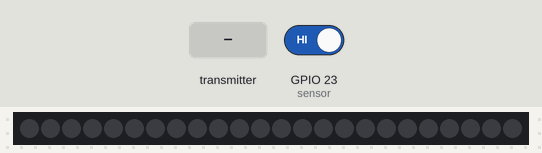
This sketch was run on a simulated ESP32. Parts: 24 RGB LEDs in strip order, left to right. Inputs (shaded band) come from the test bench; at power-on: GPIO 23 (sensor) HIGH. Dim RGB values are drawn brighter than linear; the strip is taken to match the declared colour order.

Above: at 1.2 s.
1.3 s: the transmitter starts sending incomingCommand = 1
At 2.5 s:
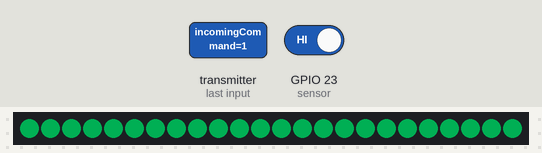
2.8 s: the transmitter starts sending incomingCommand = 0
At 4.0 s:
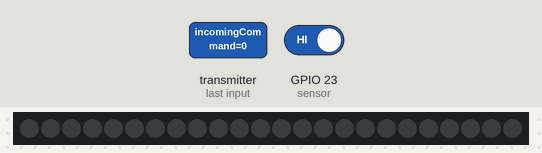
Timing chart, 0 to 5.8 s (numbered marks = the images above; inputs shaded):
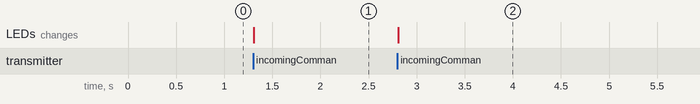

Measured:
- after the input at 1.3 s, the LEDs: change at once (image 1)
- after the input at 2.8 s, the LEDs: change at once (image 2)

The sketch:

Button_Latest_LEDRing.ino
```cpp
#define sensor 23
#define led 22
#define led_count 24

#include <esp_now.h>
#include <WiFi.h>
#include <Adafruit_NeoPixel.h>

Adafruit_NeoPixel pixels(led_count, led, NEO_RGBW + NEO_KHZ800);

uint8_t broadcastAddress[] = {0xA0, 0xB7, 0x65, 0xDC, 0x29, 0x84}; // Mainboard

String success;

typedef struct struct_messsage {
  int id;
  int task;
  int wrong;
  int right;
} struct_message;

struct_message sendingState;

int incomingCommand;
int oldCommand;
bool commandSent;

int sensorState;
int prev_sensorState;

esp_now_peer_info_t peerInfo;

void OnDataSent(const uint8_t *mac_addr, esp_now_send_status_t status) {
  /*Serial.print("\r\nLast Packet Send Status:\t");
  Serial.println(status == ESP_NOW_SEND_SUCCESS ? "Delivery Success" : "Delivery Fail");
  if (status ==0){
    success = "Delivery Success :)";
  }
  else{
    success = "Delivery Fail :(";
  }*/
}

void OnDataRecv(const uint8_t * mac, const uint8_t *incomingData, int len) {
  memcpy(&incomingCommand, incomingData, sizeof(incomingCommand));
  /*Serial.print("Bytes received: ");
  Serial.println(len);*/
}

void setup() {
  Serial.begin(115200);
  WiFi.mode(WIFI_STA);
  pinMode(sensor, INPUT_PULLUP);

  pixels.begin();
  pixels.setBrightness(80);

  if (esp_now_init() != ESP_OK) {
    //Serial.println("Error initializing ESP-NOW");
    return;
  }

  sendingState.id = 1;
  sendingState.task = 0;
  sendingState.wrong = 0;
  sendingState.right = 0;
  incomingCommand = 0;
  oldCommand = 0;

  esp_now_register_send_cb(OnDataSent);

  memcpy(peerInfo.peer_addr, broadcastAddress, 6);
  peerInfo.channel = 0;
  peerInfo.encrypt = false;

  if (esp_now_add_peer(&peerInfo) != ESP_OK) {
    //Serial.println("Failed to add peer");
    return;
  }

  esp_now_register_recv_cb(esp_now_recv_cb_t(OnDataRecv));
}

void loop() {

  if (incomingCommand == 0) {
    turnOffPixels();
    sendingState.task = 0;
    sensorState = digitalRead(sensor);
    if (sensorState == 0 && prev_sensorState == 1) {
      sendingState.wrong++;
    }
    prev_sensorState = sensorState;
    delay(10);
  }

  /*if (incomingCommand == 1 && incomingCommand != oldCommand) {
    digitalWrite(led, HIGH);
    while (incomingCommand == 1 && sendingState.task == 0) {
      sensorState = digitalRead(sensor);
      if (sensorState == 0 && prev_sensorState == 1) {
        digitalWrite(led, LOW);
        sendingState.task = 1;
        sendingState.right++;
      }
      prev_sensorState = sensorState;
      delay(10);
      if (incomingCommand == 0) {
        sendingState.task = 0;
        break;
      }
    }
    esp_err_t result = esp_now_send(broadcastAddress, (uint8_t *) &sendingState, sizeof(sendingState));
    while (incomingCommand == 1) {
    }
  }*/

  if (incomingCommand == 1) {
    turnOnPixels();
    while (incomingCommand == 1) {
      sensorState = digitalRead(sensor);
      if (sensorState == 0 && prev_sensorState == 1) {
        turnOffPixels();
        sendingState.task = 1;
        sendingState.right++;
      }
      prev_sensorState = sensorState;
      delay(10);
      esp_err_t result = esp_now_send(broadcastAddress, (uint8_t *) &sendingState, sizeof(sendingState));

      if (incomingCommand == 0) {
        sendingState.task = 0;
        esp_err_t result = esp_now_send(broadcastAddress, (uint8_t *) &sendingState, sizeof(sendingState));
        break;
      }
    }
  }

  if (incomingCommand == 2 && incomingCommand != oldCommand) {
    turnOnPixels2();
    sendingState.task = 0;
    sendingState.wrong = 0;
    sendingState.right = 0;
    esp_err_t result = esp_now_send(broadcastAddress, (uint8_t *) &sendingState, sizeof(sendingState));
  }

  if (incomingCommand == 3 && incomingCommand != oldCommand) {
    turnOnPixels2();
    esp_err_t result = esp_now_send(broadcastAddress, (uint8_t *) &sendingState, sizeof(sendingState));
  }

  oldCommand = incomingCommand;
}

void turnOnPixels() {
  for (int i = 0; i < led_count; i++) {
    pixels.setPixelColor(i, pixels.Color(0, 171, 85)); // Set to red color
  }
  pixels.show();  // Update the strip with new colors
}

void turnOnPixels2() {
  for (int i = 0; i < led_count; i++) {
    pixels.setPixelColor(i, pixels.Color(0, 0, 255)); // Set to red color
  }
  pixels.show();  // Update the strip with new colors
}

void turnOffPixels() {
  for (int i = 0; i < led_count; i++) {
    pixels.setPixelColor(i, pixels.Color(0, 0, 0)); // Turn off each pixel
  }
  pixels.show();  // Update the strip to turn off the pixels
}
```
